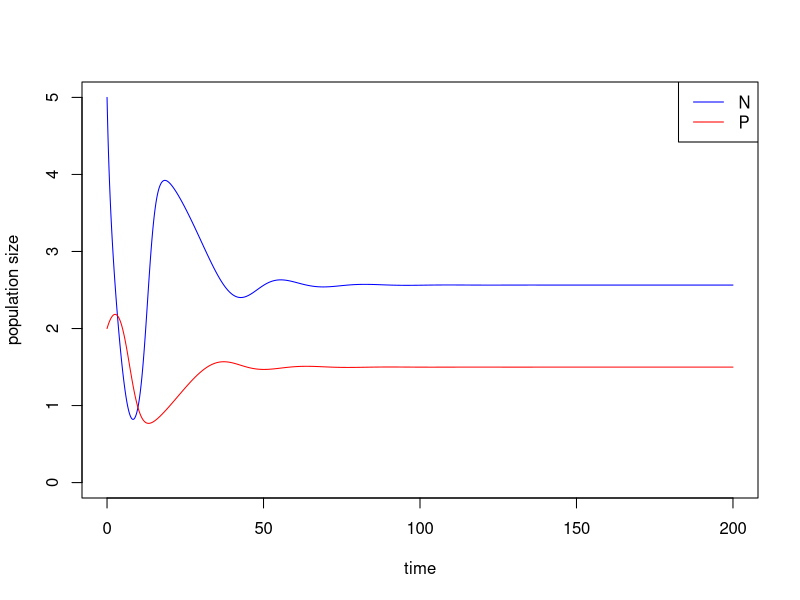
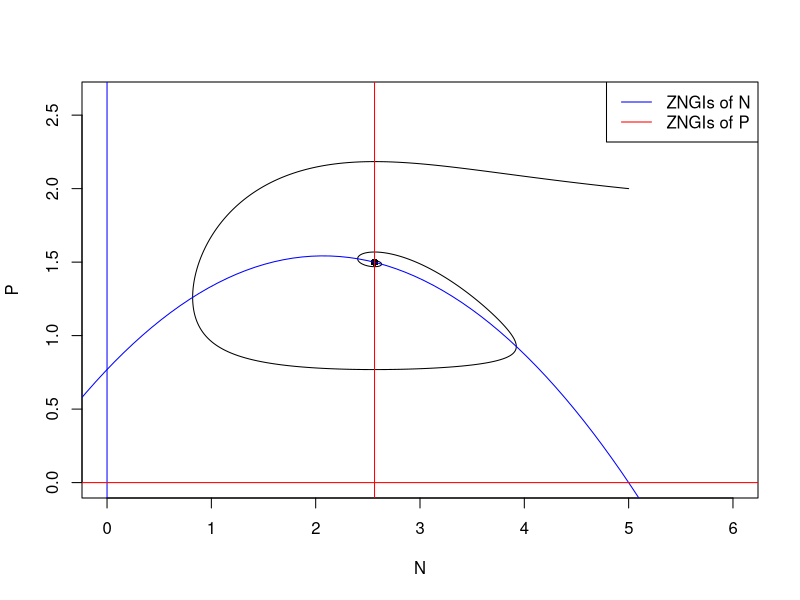
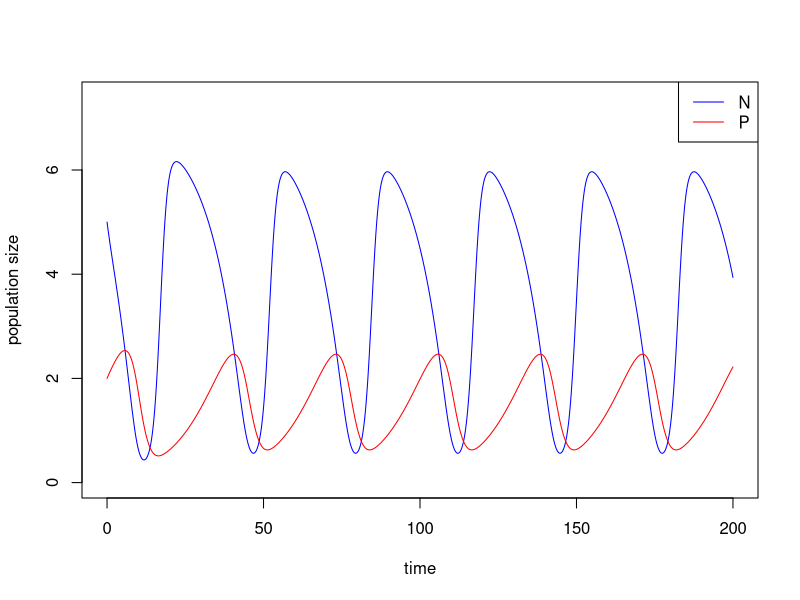
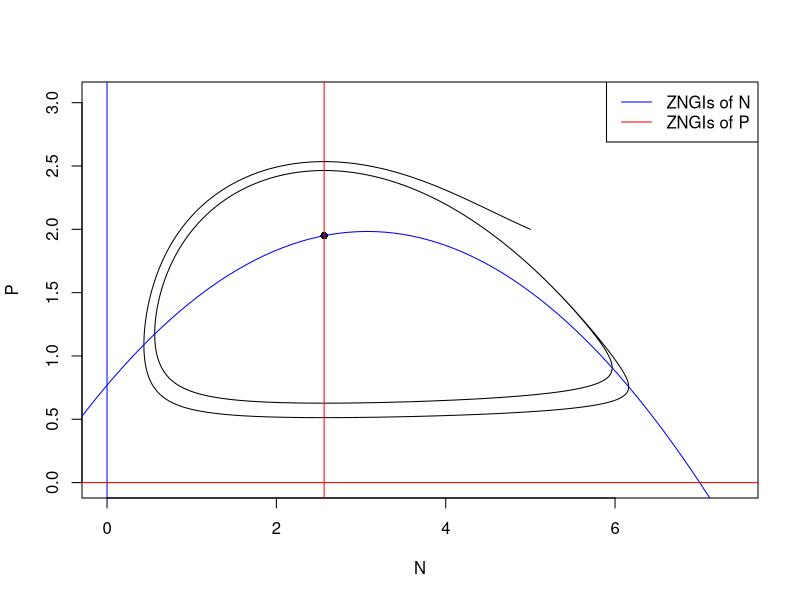
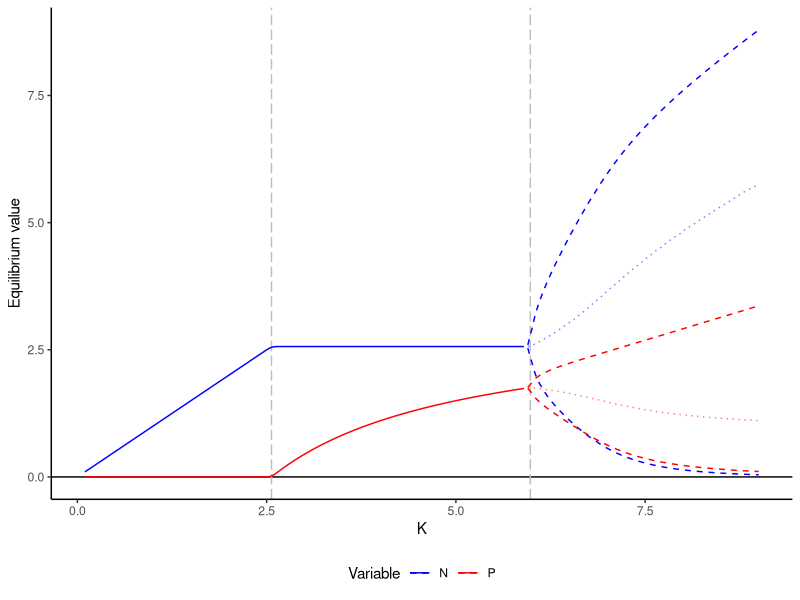
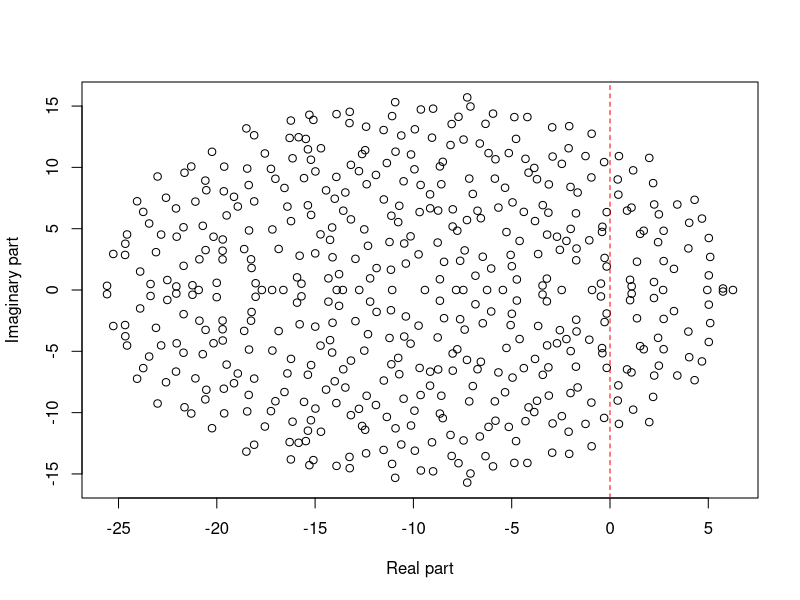
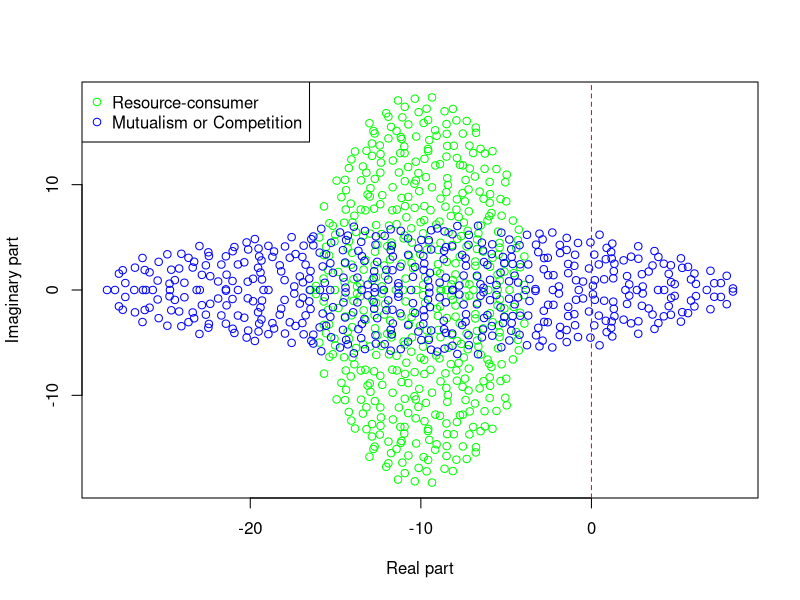
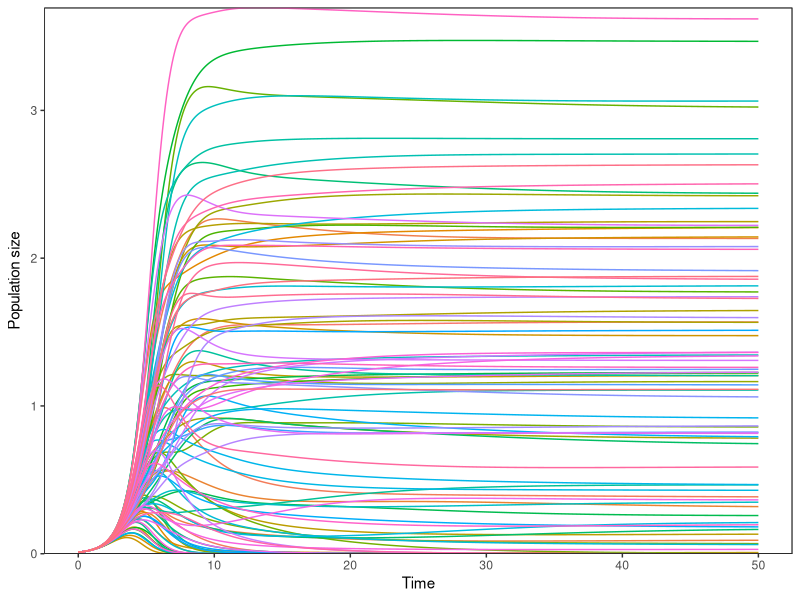

These charts were generated, in order, by the following R code:
## ---- chunk 1
library(deSolve)

### Model specification
RM_predation_model <- function(times, state, parms) {
  with(as.list(c(state, parms)), {
    dN_dt = r*N*(1-(N/K))-(a*N/(1+a*h*N))*P
    dP_dt = e*(a*N/(1+a*h*N))*P-d*P
    return(list(c(dN_dt, dP_dt)))  
  })
}

### Model parameters
times <- seq(0, 200, by = 0.01)  
state <- c(N = 5, P = 2)  
parms <- c(r = 1.0, K = 5.0, a = 1.3, h = 0.9, e = 0.6, d = 0.5) 

### Model application
pop_size <- ode(func = RM_predation_model, times = times, y = state, parms = parms)

### equilibrium
E_np <- with(as.list(parms), 
             c(N = d/(a*(e-d*h)),
               P = r/a*(1-d/(a*(e-d*h))/K)*(1+a*h*d/(a*(e-d*h)))))


### Visualize the population dynamics
# population trajectories
plot(c(0, max(times)), c(0, max(pop_size[, c("N", "P")])), type = "n", xlab = "time", ylab = "population size")
lines(N ~ time, data = pop_size, col = "blue") # dynamics of N
lines(P ~ time, data = pop_size, col = "red") # dynamics of P
legend("topright", legend = c("N", "P"), col = c("blue", "red"), lty = 1)

# state-space diagram
max_P <- max(pop_size[ ,"P"])
max_N <- max(pop_size[ ,"N"])
plot(P ~ N, data = pop_size, type = "l", xlim = c(0, max_N*1.2), ylim = c(0, max_P*1.2))
points(E_np["P"] ~ E_np["N"], pch = 16) # equilibrium 
with(as.list(parms), {
  # ZNGIs of N
  abline(v = 0, col = "blue")
  curve(r/a*(1-x/K)*(1+a*h*x), from = -2, to = K+2, col = "blue", add = T)
  # ZNGIs of P
  abline(h = 0, col = "red")
  abline(v = d/(a*(e-d*h)), col = "red")
  }) 
legend("topright", legend = c("ZNGIs of N", "ZNGIs of P"), col = c("blue", "red"), lty = 1)
## ---- chunk 2
### Model parameters
times <- seq(0, 200, by = 0.01)  
state <- c(N = 5, P = 2)  
parms <- c(r = 1.0, K = 7.0, a = 1.3, h = 0.9, e = 0.6, d = 0.5) 

### Model application
pop_size <- ode(func = RM_predation_model, times = times, y = state, parms = parms)

### equilibrium
E_np <- with(as.list(parms), 
             c(N = d/(a*(e-d*h)),
               P = r/a*(1-d/(a*(e-d*h))/K)*(1+a*h*d/(a*(e-d*h)))))

## ---- chunk 3
### Visualize the population dynamics
# population trajectories
plot(c(0, max(times)), c(0, max(pop_size[, c("N", "P")])*1.2), type = "n", xlab = "time", ylab = "population size")
lines(N ~ time, data = pop_size, col = "blue") # dynamics of N
lines(P ~ time, data = pop_size, col = "red") # dynamics of P
legend("topright", legend = c("N", "P"), col = c("blue", "red"), lty = 1)

# state-space diagram
max_P <- max(pop_size[ ,"P"])
max_N <- max(pop_size[ ,"N"])
plot(P ~ N, data = pop_size, type = "l", xlim = c(0, max_N*1.2), ylim = c(0, max_P*1.2))
points(E_np["P"] ~ E_np["N"], pch = 16) # equilibrium 
with(as.list(parms), {
  # ZNGIs of N
  abline(v = 0, col = "blue")
  curve(r/a*(1-x/K)*(1+a*h*x), from = -2, to = K+2, col = "blue", add = T)
  # ZNGIs of P
  abline(h = 0, col = "red")
  abline(v = d/(a*(e-d*h)), col = "red")
  }) 
legend("topright", legend = c("ZNGIs of N", "ZNGIs of P"), col = c("blue", "red"), lty = 1)
## ---- chunk 4
library(pracma)
# find time points when local peaks occur
peaks <- findpeaks(pop_size[, "N"])[ ,2]
peaks 
# get period as time between peaks 
periods <- peaks[length(peaks)] - peaks[length(peaks) - 1]
# long-term average of N
avg_N <- mean(pop_size[(length(times) - periods + 1):length(times), "N"])
avg_N
# long-term average of P
avg_P <- mean(pop_size[(length(times) - periods + 1):length(times), "P"])
avg_P
# equilibrium of N and P
E_np
## ---- chunk 5
knitr::include_app("https://genchanghsu0115.shinyapps.io/RM_predation_mod_shinyapp/", height = "700px")
## ---- chunk 6

library(tidyverse)

#### (1) Specify parameters 
times <- seq(0, 1500, by = 1)  
state <- c(N = 1, P = 1)  
parms <- c(r = 1.0, K = 5.0, a = 1.3, h = 0.9, e = 0.6, d = 0.5) 
r = as.numeric(parms["r"])   
K = as.numeric(parms["K"])
a = as.numeric(parms["a"])
h = as.numeric(parms["h"])
e = as.numeric(parms["e"])
d = as.numeric(parms["d"])


#### (2) Create vector for K and saving space
K.vector <- seq(from = 0.1, to = 9.0, by = 0.05)
N.sim <- length(K.vector)
Data <- as.data.frame(matrix(0, 
                             nrow = N.sim * 2, # one for N, one for P
                             ncol = 7))
names(Data) <- c("Variable", "MeanDensity", "MinDensity", "MaxDensity", 
                 "Variation", "K", "Dynamic")


#### (3) Run the simulation for each K within the vector 
for(i in 1:N.sim){
  
  ## Run the simulation with updated K value
  parms["K"] <- K.vector[i]
  Temp <- ode(func = RM_predation_model, times = times, y = state, parms = parms)
  
  ## Only use the last 300 time steps of the simulation 
  Temp <- as.data.frame(Temp[1200:1500, ])
  
  ## If there is no fluctuation, can freely use all final steps
  if(var(Temp$N) < 1e-5){
    Temp.use <- Temp 
    Temp.use$K <- parms["K"]
    Temp.use$Dynamic <- "Stable"
  }  
  
  ## If there is fluctuation, need to get accurate cycle start-end point
  if(var(Temp$N) > 1e-5){
    peaks <- pracma::findpeaks(Temp[, "N"])[ ,2]
    Temp.use <- Temp[(peaks[1] : peaks[length(peaks)]), ]
    Temp.use$K <- parms["K"]
    Temp.use$Dynamic <- "Cycle"
  }
  
  ## Use tidyverse to wriggle data
  Temp.tidy <- 
    Temp.use %>% 
    gather(key = Variable, value = Density, -c(time, K, Dynamic)) %>% 
    group_by(Variable) %>% 
    summarise(MeanDensity = mean(Density),
              MinDensity = min(Density), 
              MaxDensity = max(Density), 
              Variation = var(Density), 
              K = unique(K), 
              Dynamic = unique(Dynamic)) 
  
  ## Save simulation summary into Data
  Data[(i-1)*2 + c(1:2), ] <- Temp.tidy
  
}


#### (4) Plot
Data %>% 
  ggplot(aes(x = K, color = Variable)) + 
  geom_hline(yintercept = 0) + 
  geom_vline(xintercept = d / (a * (e - h * d)), 
             linetype = "longdash", col="grey") + 
  geom_vline(xintercept = (e + d * h) / (a * h * (e - d * h)), 
             linetype = "longdash", col="grey") + 
  geom_line(data = Data[Data$Dynamic == "Stable", ], 
            aes(y = MeanDensity)) +   
  geom_line(data = Data[Data$Dynamic == "Cycle", ], 
            aes(y = MeanDensity), 
            linetype = "dotted", alpha = 0.5) +   
  geom_line(data = Data[Data$Dynamic == "Cycle", ], 
            aes(y = MinDensity), 
            linetype = "dashed") +    
  geom_line(data = Data[Data$Dynamic == "Cycle", ], 
            aes(y = MaxDensity), 
            linetype = "dashed") + 
  labs(x = "K", y = "Equilibrium value") + 
  scale_color_manual(values = c("N" = "blue", "P" = "red")) + 
  theme_classic() + 
  theme(legend.position = "bottom") 


## ---- chunk 7
# code for building May's random matrix
BuildMay = function(S, C, d, sigma){
  # fill the whole matrix
  entry <- rnorm(S * S, mean = 0, sd = sigma)
  M <- matrix(entry, nrow = S, ncol = S)
  # remove connections
  remove <- matrix(runif(S * S) <= C, nrow = S, ncol = S)
  M <- M * remove

  sum(M != 0) / (S*S) # should equal to C

  # substrate diagonal elements by d
  diag(M) <- diag(M) - d
  return(M)
}

May <- BuildMay(S = 500, C = 0.5, d = 10, sigma = 1)
EVals <- eigen(May)$values
Re.EVals <- Re(EVals)
Im.EVals <- Im(EVals)

plot(Re.EVals, Im.EVals, xlab = "Real part", ylab = "Imaginary part")
abline(v = 0, col = "red", lty = 2)
## ---- chunk 8
library(ggplot2)
#### The function to build Elliptic law
BuildElliptic <- function(S, C, d, sigma, rho){
  
  # sample coefficients in pairs
  pairs <- MASS::mvrnorm(n = S * (S-1) / 2,
                         mu = c(0, 0),
                         Sigma = sigma^2 * matrix(c(1, rho, rho, 1), 2, 2))
  
  # build a completely filled matrix
  M <- matrix(0, S, S)
  M[upper.tri(M)] <- pairs[,1]
  M <- t(M)
  M[upper.tri(M)] <- pairs[,2]
  
  # determine which connections to retain (in pairs)
  Connections <- (matrix(runif(S * S), S, S) <= C) * 1 
  Connections[lower.tri(Connections)] <- 0
  diag(Connections) <- 0
  Connections <- Connections + t(Connections)
  M <- M * Connections
  
  # set diagonals
  diag(M) <- diag(M) - d
  return(M)
}

## ---- chunk 9
# consumer-resources interactions
M_CR <- BuildElliptic(S = 500, C = 0.3, d = 10, sigma = 1, rho = -0.5)
EVals_CR <- eigen(M_CR)$values
Re.EVals_CR <- Re(EVals_CR)
Im.EVals_CR <- Im(EVals_CR)

# mutualism or competition
M_MC <- BuildElliptic(S = 500, C = 0.3, d = 10, sigma = 1, rho = 0.5)
EVals_MC <- eigen(M_MC)$values
Re.EVals_MC <- Re(EVals_MC)
Im.EVals_MC <- Im(EVals_MC)

# combine data
Re.EVals <- c(Re.EVals_CR, Re.EVals_MC)
Im.EVals <- c(Im.EVals_CR, Im.EVals_MC)

# visualization
plot(Re.EVals, Im.EVals, xlab = "Real part", ylab = "Imaginary part", type = "n")
points(Re.EVals_CR, Im.EVals_CR, col = "green")
points(Re.EVals_MC, Im.EVals_MC, col = "blue")
abline(v = 0, col = "red", lty = 2)
legend("topleft", legend = c("Resource-consumer", "Mutualism or Competition"), col = c("green", "blue"), pch = 1)
## ---- chunk 10
#### Lotka-Volterra model
GLV = function(times, state, parms){
  with(as.list(c(state, parms)),{
    dNX = diag(state) %*% (r + A %*% state)
    return(list(c(dNX)))
  })
}

 
#### Parameter setting with a random interaction matrix
n <- 100
r <- rep(1, n)
A <- matrix(rnorm(n * n, mean = 0, sd = 0.1), nrow = n, ncol = n)
diag(A) <- -1
parms = list(r = r, A = A)
times = seq(0, 50, by = 0.1)
ini= rep(0.01, n)

#### Run the simulation
out = as.data.frame(ode(func=GLV, y=ini, parms=parms, times=times))

#### Gather data for ploting
comp.gg = gather(out, key=state.var, value=count, -time)

#### Plot
ggplot(comp.gg,
       aes(x=time, y=count, color=state.var)) +
  geom_line() +
  geom_hline(yintercept=0, linetype=1, color="black") +
  scale_y_continuous(expand=c(0, 0)) +
  ylab(expression(paste("Population size"))) +
  xlab("Time") +
  theme_bw() +
  theme(legend.position="none",
        plot.title=element_text(hjust=0.5),
        panel.grid.major=element_blank(),
        panel.grid.minor=element_blank(),
        panel.background=element_rect(colour="black"))
